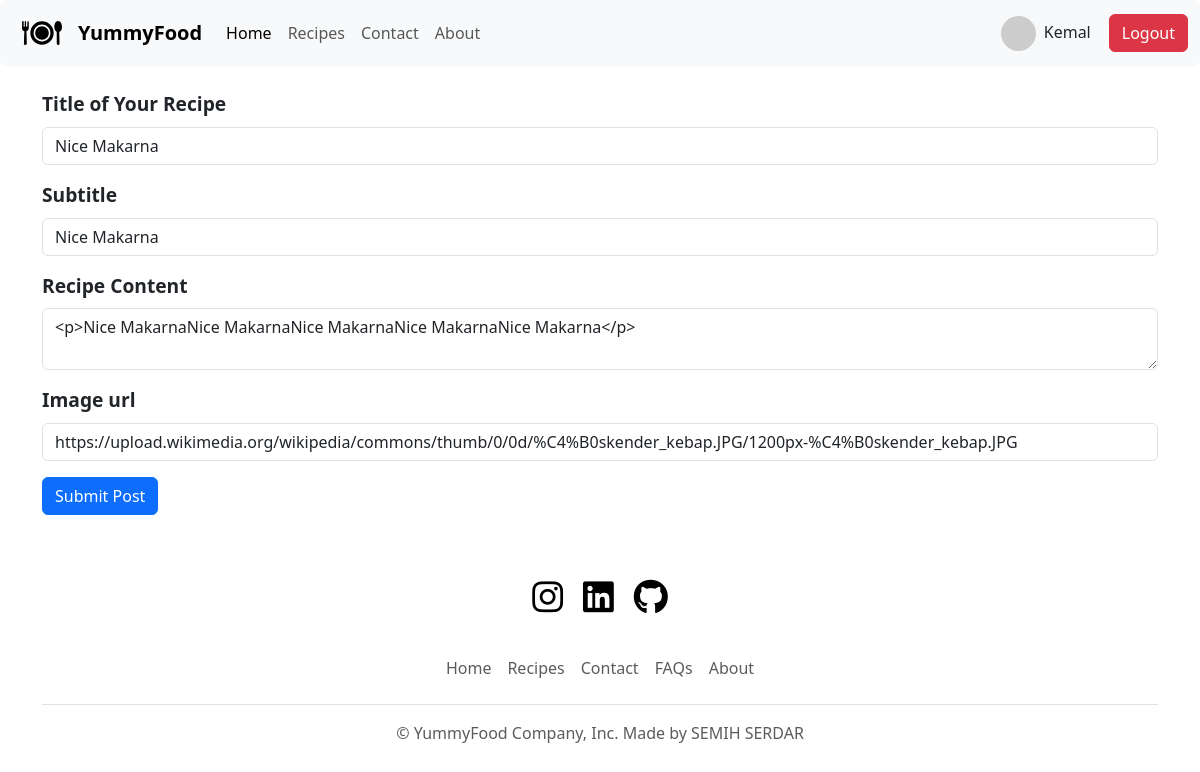
The page /edit_post/2 (signed in) on the database its author committed.
### database.py (models this page shows)
class User(db.Model,UserMixin):
    __tablename__='users'
    id:Mapped[int]=mapped_column(Integer,primary_key=True)
    name: Mapped[str] = mapped_column(String(100), nullable=False)
    email: Mapped[str] = mapped_column(String(100), nullable=False)
    password: Mapped[str] = mapped_column(String(1000),nullable=False)
    posts=relationship("FoodPost",back_populates="author")
    comments=relationship("Comment",back_populates="author")

class FoodPost(db.Model):
    __tablename__="posts"
    id: Mapped[int] = mapped_column(Integer, primary_key=True)
    author_id: Mapped[int] = mapped_column(Integer, db.ForeignKey("users.id"))
    author=relationship("User",back_populates="posts")
    title : Mapped[str] = mapped_column(String, nullable=False)
    subtitle: Mapped[str] = mapped_column(String, nullable=True)
    date: Mapped[str] = mapped_column(String(250), nullable=False)
    body: Mapped[str] = mapped_column(Text, nullable=False)
    img_url: Mapped[str] = mapped_column(String(250), nullable=False)
    comments=relationship("Comment",back_populates="post")

### main.py (the view, shortened to what this page needs)
@app.route("/edit_post/<int:index>",methods=["POST","GET"])
@login_required
def edit_post(index):
    post=db.get_or_404(FoodPost,index)
    date=datetime.date.today()
    form=PostForm(title=post.title,
                  subtitle=post.subtitle,
                  img_url=post.img_url,
                  author=post.author,
                  body=post.body
                 )
    return render_template("add_page.html",form=form,date=date)

### forms.py
class PostForm(FlaskForm):
    title=StringField("Title of Your Recipe",validators=[DataRequired()],render_kw={"placeholder":"Most Delicious Soup"})
    subtitle=StringField("Subtitle",render_kw={"placeholder":"Learn how to cook soup"})
    body=CKEditorField("Recipe Content",validators=[DataRequired()])
    img_url=URLField("Image url",validators=[DataRequired()])
    submit=SubmitField("Submit Post", render_kw={"class": "btn btn-success my-2"})

### main.py (called while the page is built)
@login_manager.user_loader
def load_user(user_id):
    return db.get_or_404(User,user_id)

### templates/add_page.html (shortened to what this page needs)
{% extends "base.html"%}
{% block content %}
{% from 'bootstrap5/form.html' import render_form %}
    <div class="container py-4">
        {{ render_form(form) }}
    </div>
{% endblock %}

### templates/base.html (shortened to what this page needs)
<!DOCTYPE html>
<html lang="en">
<head>
    <link href="https://cdn.jsdelivr.net/npm/bootstrap@5.3.3/dist/css/bootstrap.min.css" rel="stylesheet">
    <link rel="stylesheet" href="https://cdnjs.cloudflare.com/ajax/libs/font-awesome/6.5.2/css/all.min.css" />
    <link rel="stylesheet" href="/static/style.css">
    <link rel="stylesheet" href="/static/style_add_page.css">
</head>
<body>
    <nav class="navbar navbar-expand-lg bg-body-tertiary rounded" aria-label="Eleventh navbar example">
        <div class="container-fluid">
          <a class="navbar-brand" href="{{url_for('main_page')}}">
            <img class="logo" src="/static/food-dish-svgrepo-com.svg" alt="Logo" width="40" height="40">
          </a>
          <a class="navbar-brand" href="{{url_for('main_page')}}">YummyFood</a>
          <div class="collapse navbar-collapse" id="navbarsExample09">
            <ul class="navbar-nav me-auto mb-2 mb-lg-0">
              <li class="nav-item">
                <a class="nav-link active" aria-current="page" href="{{url_for('main_page')}}">Home</a>
              </li>
              <li class="nav-item">
                <a class="nav-link" href={{url_for('blog_page')}}>Recipes</a>
              </li>
              <li class="nav-item">
                <a class="nav-link" href={{url_for('contact_page')}}>Contact</a>
              </li>
              <li class="nav-item">
                <a class="nav-link" href={{url_for('about_page')}}>About</a>
              </li>
            </ul>
            {% if not current_user.is_authenticated %}
            <a href={{url_for('sign_in')}} class="btn btn-primary" style="margin-left: 10px;">Login</a>
            <a href={{url_for('sign_up')}} class="btn btn-success" style="margin-left: 10px;">Register</a>
            {% else %}
            <img style="width: 35px; height: 35px; border-radius: 50%;" src="{{ current_user.email|gravatar }}">
            <h6 class="px-2 mt-2" >{{current_user.name}}</h6>
            <a href={{url_for('logout')}} class="btn btn-danger" style="margin-left: 10px;">Logout</a>
            {% endif %}
           </div>
        </div>
      </nav>
    {%block content %}{% endblock%}
    <div class="container">
        <footer class="py-3 my-4">
          <ul class="nav justify-content-center pb-3 mb-3">
            <li class="nav-item nav-icon"><a href="https://instagram.com/semihsrdr"><i class="fa-brands fa-instagram"></i></a></li>
            <li class="nav-item nav-icon"><a href="https://www.linkedin.com/in/semih-serdar-sahin-5245b6266/"><i class="fa-brands fa-linkedin"></i></a></li>
            <li class="nav-item nav-icon"><a href="https://github.com/semihsrdr"><i class="fa-brands fa-github"></i></a></li>
          </ul>
          <ul class="nav justify-content-center pb-3 mb-3  border-bottom">
            <li class="nav-item"><a href="{{url_for('main_page')}}" class="nav-link px-2 text-body-secondary">Home</a></li>
            <li class="nav-item"><a href="{{url_for('blog_page')}}" class="nav-link px-2 text-body-secondary">Recipes</a></li>
            <li class="nav-item"><a href="{{url_for('contact_page')}}" class="nav-link px-2 text-body-secondary">Contact</a></li>
            <li class="nav-item"><a href="#" class="nav-link px-2 text-body-secondary">FAQs</a></li>
            <li class="nav-item"><a href="{{url_for('about_page')}}" class="nav-link px-2 text-body-secondary">About</a></li>
          </ul>
              <p class="text-center text-body-secondary">© {{year}} YummyFood Company, Inc. Made by SEMIH SERDAR</p>
        </footer>
      </div>
</body>
</html>

### static/style.css (style rules this page uses)
.logo { margin-left:10px; }
.navbar-brand { font-weight: 550; }
.nav-icon { margin-left: 10px; margin-right: 10px; size: 40px; }
.nav-icon a { background-color: white; color: black; }
.nav-icon a i { font-size: 2.2em; }

### static/style_add_page.css (style rules this page uses)
.form-label { font-weight:620; font-size:1.2rem; }

### rows shown on the page
User: name "Kemal"
FoodPost: title "Nice Makarna", subtitle "Nice Makarna", body "<p>Nice MakarnaNice MakarnaNice MakarnaNice MakarnaNice Makarna</p>", img_url "https://upload.wikimedia.org/wikipedia/commons/thumb/0/0d/%C4%B0skender_kebap.JPG/1200px-%C4%B0skender_kebap.JPG"
